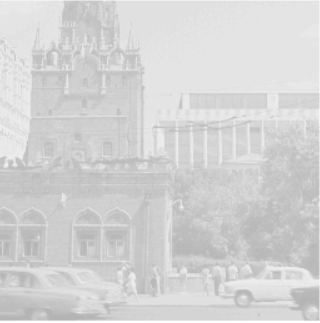
#> input picture ImageProcessing/a.png, 320 x 323 px, found by its file name
$ jupyter execute Laba1.ipynb
#> lines starting #> are read from the running program, lines starting #| are printed output that depends on the picture
[cell 1]
import cv2
import numpy as np
import matplotlib.pyplot as plt
import scipy.optimize as so

# Task 1

[cell 2]
'''
    The function uses function f for each element of the image. Parameter params consist of the image as the 1st
    value, and addition parameters as others.
    params - [image, parameter1, ...]
    f - function for working with image elements
    returns an image which f has been applied to.
'''
def foreach(params, f):
    result = np.zeros(params[0].shape)
    image = params[0]
    for i in range(image.shape[0]):
        for j in range(image.shape[1]):
            params[0] = image[i, j]
            result[i, j] = int(f(params))
    return result
'''
    The function makes processing with a threshold.
    params - [element, threshold]
    returns a new element after threshold
'''
def thresholdf(params):
    element = params[0]
    result = 0
    threshold = params[1]
    if element < threshold:
        result = 0
    else:
        result = 255
    return result
'''
    The function makes linear contrasting.
    params - [element, a, b]
    returns a new element after contrasting
'''
def contrast_linearf(params):
    element = params[0]
    a = params[1]
    b = params[2]
    return min(int(a * element + b), 255)
'''
    The function makes preparation. Values less a = 0. Values more b = 255. Other values = values from a line
    between a, b
    params - [element, a, b]
    return a new element after preparation
'''
def preparation(params):
    element = params[0]
    a = params[1]
    b = params[2]
    if element < a:
        return 0
    elif element > b:
        return 255
    else:
        return int(255 * (element - a) / (b - a))

[cell 3]
# Reading the image
image = cv2.imread('/home/qwerty/a.png', 0)
#> image is the input picture: shape (323, 320); min 180, max 255, mean 211.5

[cell 4]
# Making and plotting the histogram of the image
hist = cv2.calcHist([image], [0], None, [256], [0, 256])
#> hist = 256 values, max 13543 at index 228, min 0 at index 0, mean 403.8
plt.plot(hist)
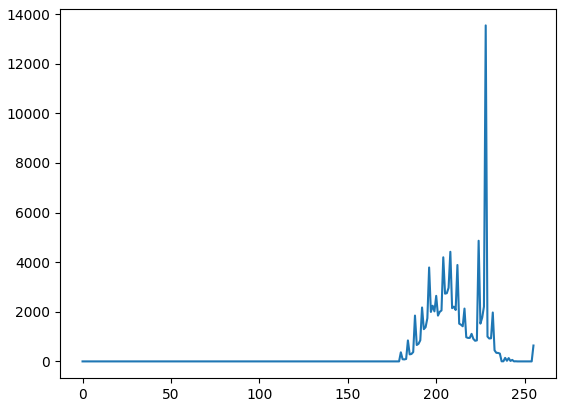
#> figure drawn by matplotlib, 1 panel; curve peaks at x = 228, y = 13543

[cell 5]
# Making threshold for the image
threshold = 150
threshold_image = foreach([image, threshold], thresholdf)
#> the loop in foreach, `for i in range(image.shape[0]):` made 323 passes
#> after the loop in foreach, `for i in range(image.shape[0]):`: result: shape (323, 320) float64; every value is 255
cv2.imwrite('/home/qwerty/threshold.png', threshold_image)
#> Out = True

# Task 2

[cell 6]
# f_min, f_max are found from the histogram. g_min, g_max are set next
# Making linear contrasting
f_min = 0
f_max = 0
g_min = 0
g_max = 255

for i in range(hist.shape[0]):
    if hist[i] != 0:
        f_min = i
        break

for i in range(hist.shape[0] - 1, -1, -1):
    if hist[i] != 0:
        f_max = i
        break
print(f_min)
#| 180
print(f_max)
#| 255
a = (g_max - g_min) / (f_max - f_min)
b = (g_min * f_max - g_max * f_min) / (f_max - f_min)
c_image = foreach([image, a, b], contrast_linearf)
#> after the loop in foreach (call 2), `for i in range(image.shape[0]):`:
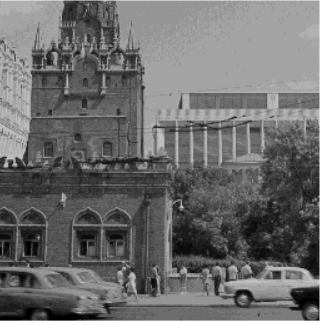
#> result: shape (323, 320) float64; min 0, max 255, mean 106.7
cv2.imwrite('/home/qwerty/linear.png', c_image)
c_hist = np.zeros(256)
for i in range(c_image.shape[0]):
    for j in range(c_image.shape[1]):
        c_hist[int(c_image[i, j])] += 1
plt.plot(c_hist)
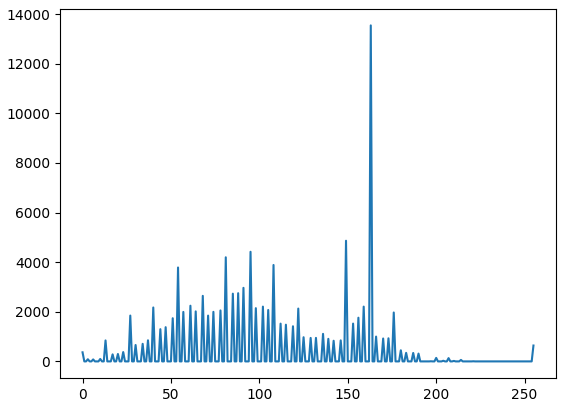
#> figure drawn by matplotlib, 1 panel; curve peaks at x = 163, y = 13543

# Task 3

[cell 7]
# Making preparation
# a, b are set next
a = 150
b = 255

prepared_image = foreach([image, a, b], preparation)
#> after the loop in foreach (call 3), `for i in range(image.shape[0]):`:
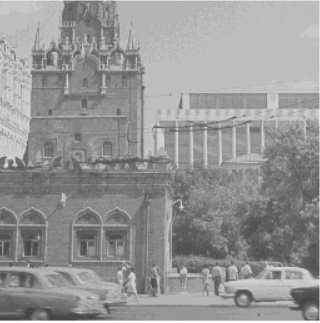
#> result: shape (323, 320) float64; min 72, max 255, mean 148.9
cv2.imwrite('/home/qwerty/prepare.png', prepared_image)
prepare_hist = np.zeros(256)
for i in range(prepared_image.shape[0]):
    for j in range(prepared_image.shape[1]):
        prepare_hist[int(prepared_image[i, j])] += 1
plt.plot(prepare_hist)
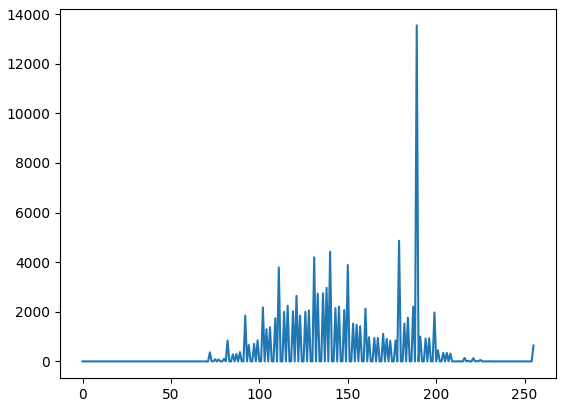
#> figure drawn by matplotlib, 1 panel; curve peaks at x = 189, y = 13543
